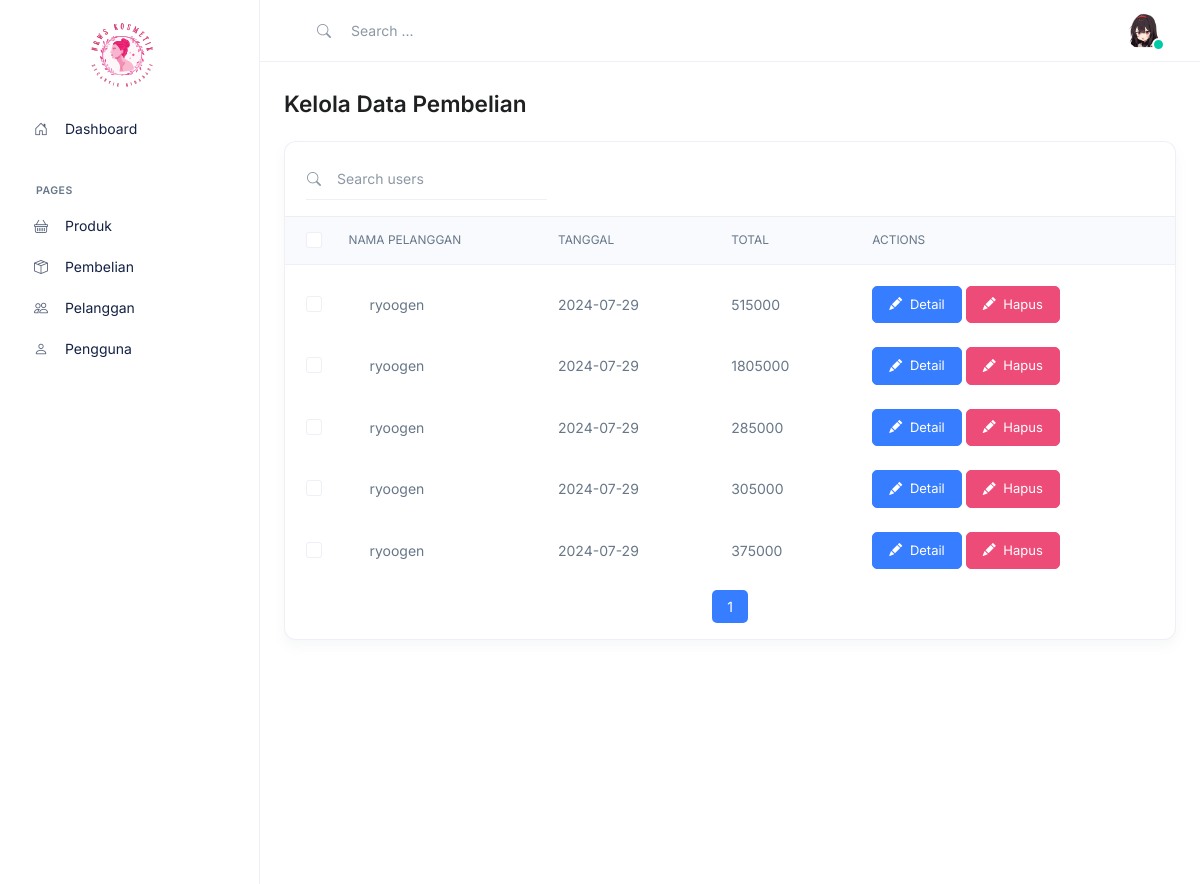
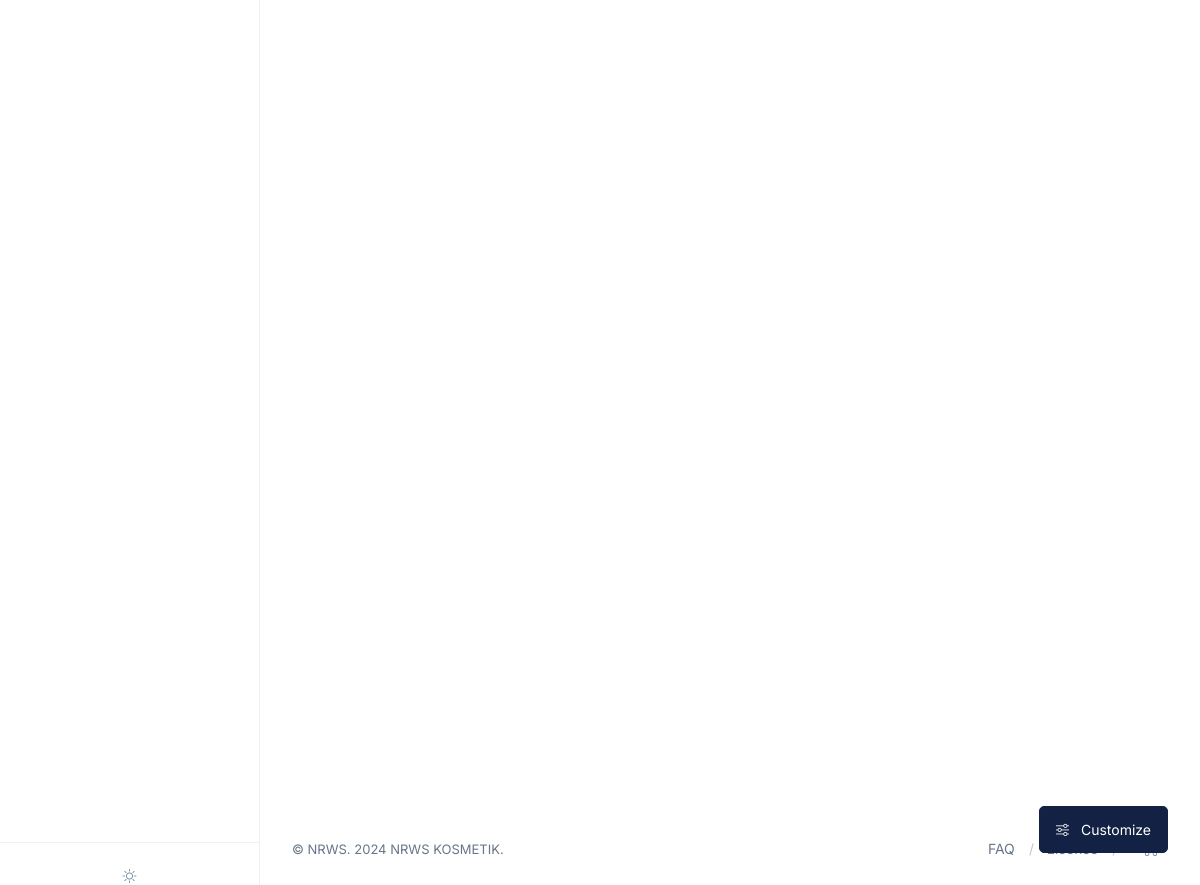
Screenshot of /admin/index.php?halaman=pembelian (signed in) with the database file from the repository (2 pictures, top to bottom).
### tables this page shows
CREATE TABLE `pembelian` (
  `id_pembelian` int NOT NULL,
  `id_pelanggan` int NOT NULL,
  `id_ongkir` int NOT NULL,
  `tanggal_pembelian` date NOT NULL,
  `total_pembelian` int NOT NULL,
  `nama_kota` varchar(100) NOT NULL,
  `tarif` int NOT NULL,
  `alamat_pengiriman` text NOT NULL
);

CREATE TABLE `pelanggan` (
  `id_pelanggan` int NOT NULL,
  `email_pelanggan` varchar(100) NOT NULL,
  `password_pelanggan` varchar(50) NOT NULL,
  `nama_pelanggan` varchar(100) NOT NULL,
  `telepon_pelanggan` varchar(25) NOT NULL,
  `alamat_pelanggan` text NOT NULL
);

### admin/pembelian.php (the view, shortened to what this page needs)
<?php
include '../koneksi.php';
?>
<body class="has-navbar-vertical-aside navbar-vertical-aside-show-xl footer-offset" style="opacity: 1;">
<div class="content container-fluid">
        <div class="row align-items-center mb-3">
            <div class="col-sm mb-2 mb-sm-0">
                <h1 class="page-header-title">Kelola Data Pembelian</h1>
            </div>
        </div>
    <div class="card">
        <div class="card-header card-header-content-md-between">
            <div class="mb-2 mb-md-0">
                <form>
                    <div class="input-group input-group-merge input-group-flush">
                        <div class="input-group-prepend input-group-text">
                            <i class="bi-search"></i>
                        </div>
                        <input id="datatableSearch" type="search" class="form-control" placeholder="Search users" aria-label="Search users">
                    </div>
                </form>
            </div>
        </div>
        <div class="table-responsive datatable-custom">
            <table id="datatable" class="table table-borderless table-thead-bordered table-nowrap table-align-middle card-table">
                <thead class="thead-light">
                    <tr role="row">
                        <th scope="col" class="table-column-pe-0">
                            <div class="form-check">
                                <input class="form-check-input" type="checkbox" value="" id="datatableCheckAll">
                            </div>
                        </th>
                        <th class="table-column-ps-0">Nama Pelanggan</th>
                        <th>Tanggal</th>
                        <th>Total</th>
                        <th>Actions</th>
                    </tr>
                </thead>
                <tbody>
					<?php $ambil = $koneksi->query("SELECT * FROM pembelian JOIN pelanggan ON pembelian.id_pelanggan = pelanggan.id_pelanggan"); ?>
					<?php while ($pecah = $ambil->fetch_assoc()) { ?>
                    <tr role="row" class="odd">
                        <td class="table-column-pe-0">
                            <div class="form-check">
                                <input class="form-check-input" type="checkbox" value="" id="datatableCheckAll1">
                            </div>
                        </td>
                        <td><?php echo $pecah['nama_pelanggan']; ?></td>
                        <td><?php echo $pecah['tanggal_pembelian']; ?></td>
                        <td><?php echo $pecah['total_pembelian']; ?></td>
                        <td>
                            <div class="btn-group" role="group">
                                <a class="btn btn-primary btn-sm" href="index.php?halaman=detail&id=<?php echo $pecah['id_pembelian']; ?>">
                                    <i class="bi-pencil-fill me-1"></i> Detail
                                </a>
                            </div>
                            <div class="btn-group" role="group">
                                <a class="btn btn-danger btn-sm" href="hapuspembelian.php?id=<?php echo $pecah['id_pembelian']; ?>" onclick="return confirm('Apakah Anda yakin ingin menghapus data ini?');">
                                    <i class="bi-pencil-fill me-1"></i> Hapus
                                </a>
                            </div>
                        </td>
                    </tr>
                    <?php } ?>
                </tbody>
            </table>
            <nav aria-label="Page navigation">
                <ul id="pagination" class="pagination justify-content-center">
                </ul>
            </nav>
        </div>
    </div>
</div>
</body>

### admin/index.php (style rules this page uses)
* { transition: unset !important; }
body { opacity: 0; }

### rows the page displays
pembelian: id_pelanggan.nama_pelanggan "ryoogen", tanggal_pembelian "2024-07-29", total_pembelian "515000"
pembelian: id_pelanggan.nama_pelanggan "ryoogen", tanggal_pembelian "2024-07-29", total_pembelian "1805000"
pembelian: id_pelanggan.nama_pelanggan "ryoogen", tanggal_pembelian "2024-07-29", total_pembelian "285000"
pembelian: id_pelanggan.nama_pelanggan "ryoogen", tanggal_pembelian "2024-07-29", total_pembelian "305000"
pembelian: id_pelanggan.nama_pelanggan "ryoogen", tanggal_pembelian "2024-07-29", total_pembelian "375000"
